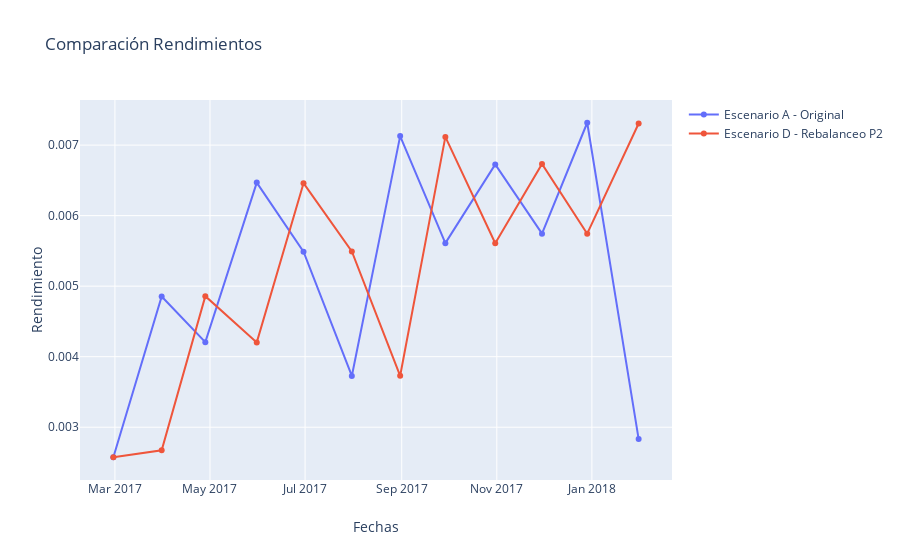

The code cell stored with this chart in its notebook:
### Code cell
x = fechas
data1 = go.Scatter(x=x,y= Rends_mensual, mode= 'lines+markers', name= 'Escenario A - Original')
data4 = go.Scatter(x=x,y= Rends_mensual3, mode= 'lines+markers', name= 'Escenario D - Rebalanceo P2')

data= [data1,data4]
layout = go.Layout(title='Comparación Rendimientos', xaxis=dict(title='Fechas'),yaxis=dict(title='Rendimiento'))
fig = go.Figure(data=data,layout=layout)
iplot(fig, filename = 'Hist')

### Figure 1 — Plotly figure (JSON) as saved in the notebook; plotly's stock layout.template omitted (floating-point values rounded to 4 significant figures)
{"data": [{"mode": "lines+markers", "name": "Escenario A - Original", "type": "scatter", "x": ["2017-02-28", "2017-03-31", "2017-04-28", "2017-05-31", "2017-06-30", "2017-07-31", "2017-08-31", "2017-09-29", "2017-10-31", "2017-11-30", "2017-12-29", "2018-01-31", "2018-02-28"], "y": [0.002574, 0.004854, 0.004206, 0.006468, 0.005489, 0.003727, 0.007127, 0.00561, 0.006726, 0.005745, 0.007317, 0.002832]}, {"mode": "lines+markers", "name": "Escenario D - Rebalanceo P2", "type": "scatter", "x": ["2017-02-28", "2017-03-31", "2017-04-28", "2017-05-31", "2017-06-30", "2017-07-31", "2017-08-31", "2017-09-29", "2017-10-31", "2017-11-30", "2017-12-29", "2018-01-31", "2018-02-28"], "y": [0.002574, 0.002673, 0.004858, 0.004203, 0.00646, 0.005491, 0.003729, 0.007117, 0.005609, 0.006734, 0.005744, 0.007306]}], "layout": {"title": {"text": "Comparación Rendimientos"}, "xaxis": {"title": {"text": "Fechas"}}, "yaxis": {"title": {"text": "Rendimiento"}}}}
